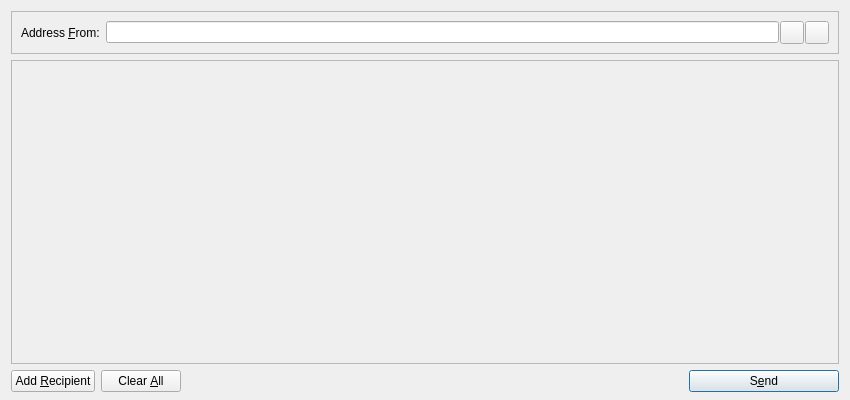
<?xml version="1.0" encoding="UTF-8"?>
<ui version="4.0">
 <class>SendMessagesDialog</class>
 <widget class="QDialog" name="SendMessagesDialog">
  <property name="geometry">
   <rect>
    <x>0</x>
    <y>0</y>
    <width>850</width>
    <height>400</height>
   </rect>
  </property>
  <property name="windowTitle">
   <string>Send Coins</string>
  </property>
  <layout class="QVBoxLayout" name="verticalLayout" stretch="0,1,0">
   <property name="bottomMargin">
    <number>8</number>
   </property>
   <item>
    <widget class="QFrame" name="frameAddressFrom">
     <property name="sizePolicy">
      <sizepolicy hsizetype="Expanding" vsizetype="Expanding">
       <horstretch>0</horstretch>
       <verstretch>0</verstretch>
      </sizepolicy>
     </property>
     <property name="maximumSize">
      <size>
       <width>16777215</width>
       <height>16777215</height>
      </size>
     </property>
     <property name="frameShape">
      <enum>QFrame::StyledPanel</enum>
     </property>
     <property name="frameShadow">
      <enum>QFrame::Sunken</enum>
     </property>
     <layout class="QHBoxLayout" name="horizontalLayout_3">
      <item>
       <widget class="QLabel" name="addressFromLabel">
        <property name="text">
         <string>Address &amp;From:</string>
        </property>
        <property name="buddy">
         <cstring>addressFrom</cstring>
        </property>
       </widget>
      </item>
      <item>
       <layout class="QHBoxLayout" name="horizontalLayout_4">
        <property name="spacing">
         <number>1</number>
        </property>
        <item>
         <widget class="QValidatedLineEdit" name="addressFrom"/>
        </item>
        <item>
         <widget class="QToolButton" name="addressBookButton">
          <property name="toolTip">
           <string>Choose address from address book</string>
          </property>
          <property name="text">
           <string/>
          </property>
          <property name="icon">
           <iconset resource="../bitcoin.qrc">
            <normaloff>:/icons/address-book</normaloff>:/icons/address-book</iconset>
          </property>
          <property name="shortcut">
           <string>Alt+A</string>
          </property>
         </widget>
        </item>
        <item>
         <widget class="QToolButton" name="pasteButton">
          <property name="toolTip">
           <string>Paste address from clipboard</string>
          </property>
          <property name="text">
           <string/>
          </property>
          <property name="icon">
           <iconset resource="../bitcoin.qrc">
            <normaloff>:/icons/editpaste</normaloff>:/icons/editpaste</iconset>
          </property>
          <property name="shortcut">
           <string>Alt+P</string>
          </property>
         </widget>
        </item>
       </layout>
      </item>
     </layout>
    </widget>
   </item>
   <item>
    <widget class="QScrollArea" name="scrollArea">
     <property name="widgetResizable">
      <bool>true</bool>
     </property>
     <widget class="QWidget" name="scrollAreaWidgetContents">
      <property name="geometry">
       <rect>
        <x>0</x>
        <y>0</y>
        <width>830</width>
        <height>278</height>
       </rect>
      </property>
      <layout class="QVBoxLayout" name="verticalLayout_2">
       <property name="leftMargin">
        <number>0</number>
       </property>
       <property name="topMargin">
        <number>0</number>
       </property>
       <property name="rightMargin">
        <number>0</number>
       </property>
       <property name="bottomMargin">
        <number>0</number>
       </property>
       <item>
        <layout class="QVBoxLayout" name="entries">
         <property name="spacing">
          <number>6</number>
         </property>
        </layout>
       </item>
       <item>
        <spacer name="verticalSpacer">
         <property name="orientation">
          <enum>Qt::Vertical</enum>
         </property>
         <property name="sizeHint" stdset="0">
          <size>
           <width>20</width>
           <height>40</height>
          </size>
         </property>
        </spacer>
       </item>
      </layout>
     </widget>
    </widget>
   </item>
   <item>
    <layout class="QHBoxLayout" name="horizontalLayout">
     <item>
      <widget class="QPushButton" name="addButton">
       <property name="toolTip">
        <string>Send to multiple recipients at once</string>
       </property>
       <property name="text">
        <string>Add &amp;Recipient</string>
       </property>
       <property name="icon">
        <iconset resource="../bitcoin.qrc">
         <normaloff>:/icons/add</normaloff>:/icons/add</iconset>
       </property>
       <property name="autoDefault">
        <bool>false</bool>
       </property>
      </widget>
     </item>
     <item>
      <widget class="QPushButton" name="clearButton">
       <property name="sizePolicy">
        <sizepolicy hsizetype="Minimum" vsizetype="Fixed">
         <horstretch>0</horstretch>
         <verstretch>0</verstretch>
        </sizepolicy>
       </property>
       <property name="toolTip">
        <string>Remove all transaction fields</string>
       </property>
       <property name="text">
        <string>Clear &amp;All</string>
       </property>
       <property name="icon">
        <iconset resource="../bitcoin.qrc">
         <normaloff>:/icons/remove</normaloff>:/icons/remove</iconset>
       </property>
       <property name="autoRepeatDelay">
        <number>300</number>
       </property>
       <property name="autoDefault">
        <bool>false</bool>
       </property>
      </widget>
     </item>
     <item>
      <layout class="QHBoxLayout" name="horizontalLayout_2">
       <property name="spacing">
        <number>3</number>
       </property>
      </layout>
     </item>
     <item>
      <spacer name="horizontalSpacer">
       <property name="orientation">
        <enum>Qt::Horizontal</enum>
       </property>
       <property name="sizeHint" stdset="0">
        <size>
         <width>40</width>
         <height>20</height>
        </size>
       </property>
      </spacer>
     </item>
     <item>
      <widget class="QPushButton" name="sendButton">
       <property name="minimumSize">
        <size>
         <width>150</width>
         <height>0</height>
        </size>
       </property>
       <property name="toolTip">
        <string>Confirm the send action</string>
       </property>
       <property name="text">
        <string>S&amp;end</string>
       </property>
       <property name="icon">
        <iconset resource="../bitcoin.qrc">
         <normaloff>:/icons/send</normaloff>:/icons/send</iconset>
       </property>
       <property name="default">
        <bool>true</bool>
       </property>
      </widget>
     </item>
    </layout>
   </item>
  </layout>
 </widget>
 <customwidgets>
  <customwidget>
   <class>QValidatedLineEdit</class>
   <extends>QLineEdit</extends>
   <header>qvalidatedlineedit.h</header>
  </customwidget>
 </customwidgets>
 <resources>
  <include location="../bitcoin.qrc"/>
 </resources>
 <connections/>
</ui>
